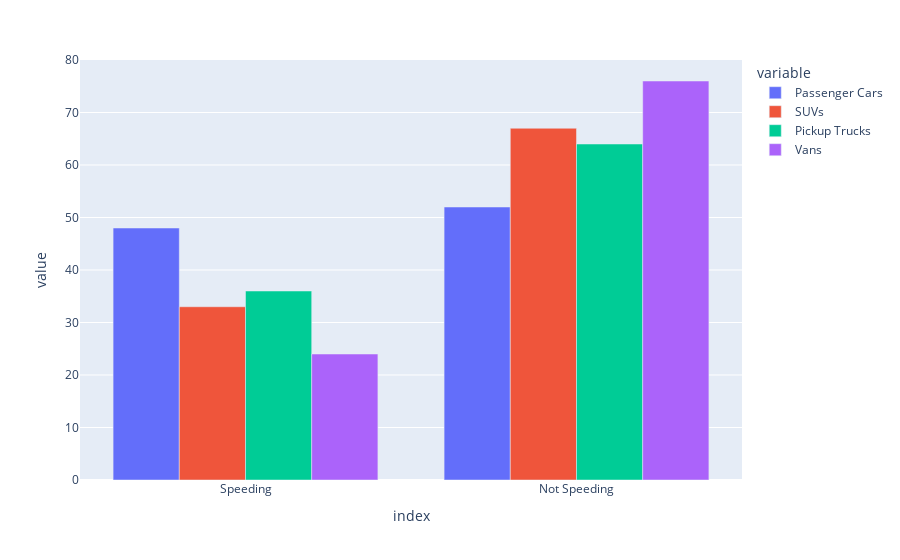

Notebook code cell kept with this figure:
### Markdown cell above
- #### <b>Bar chart - Fatal rollovers by relative speed, year 2000</b>

### Code cell
speeding_df = speeding_df.set_index(pd.Index(['Speeding', 'Not Speeding']))
fig = px.bar(speeding_df.drop(columns=['Relative Speed']), barmode='group')
fig.show()

### Figure 1 — Plotly figure (JSON) as saved in the notebook; plotly's stock layout.template omitted (floating-point values rounded to 4 significant figures)
{"data": [{"alignmentgroup": "True", "hovertemplate": "variable=Passenger Cars<br>index=%{x}<br>value=%{y}<extra></extra>", "legendgroup": "Passenger Cars", "marker": {"color": "#636efa", "pattern": {"shape": ""}}, "name": "Passenger Cars", "offsetgroup": "Passenger Cars", "orientation": "v", "showlegend": true, "textposition": "auto", "type": "bar", "x": ["Speeding", "Not Speeding"], "xaxis": "x", "y": [48, 52], "yaxis": "y"}, {"alignmentgroup": "True", "hovertemplate": "variable=SUVs<br>index=%{x}<br>value=%{y}<extra></extra>", "legendgroup": "SUVs", "marker": {"color": "#EF553B", "pattern": {"shape": ""}}, "name": "SUVs", "offsetgroup": "SUVs", "orientation": "v", "showlegend": true, "textposition": "auto", "type": "bar", "x": ["Speeding", "Not Speeding"], "xaxis": "x", "y": [33, 67], "yaxis": "y"}, {"alignmentgroup": "True", "hovertemplate": "variable=Pickup Trucks<br>index=%{x}<br>value=%{y}<extra></extra>", "legendgroup": "Pickup Trucks", "marker": {"color": "#00cc96", "pattern": {"shape": ""}}, "name": "Pickup Trucks", "offsetgroup": "Pickup Trucks", "orientation": "v", "showlegend": true, "textposition": "auto", "type": "bar", "x": ["Speeding", "Not Speeding"], "xaxis": "x", "y": [36, 64], "yaxis": "y"}, {"alignmentgroup": "True", "hovertemplate": "variable=Vans<br>index=%{x}<br>value=%{y}<extra></extra>", "legendgroup": "Vans", "marker": {"color": "#ab63fa", "pattern": {"shape": ""}}, "name": "Vans", "offsetgroup": "Vans", "orientation": "v", "showlegend": true, "textposition": "auto", "type": "bar", "x": ["Speeding", "Not Speeding"], "xaxis": "x", "y": [24, 76], "yaxis": "y"}], "layout": {"barmode": "group", "legend": {"title": {"text": "variable"}, "tracegroupgap": 0}, "margin": {"t": 60}, "xaxis": {"anchor": "y", "domain": [0, 1], "title": {"text": "index"}}, "yaxis": {"anchor": "x", "domain": [0, 1], "title": {"text": "value"}}}}
